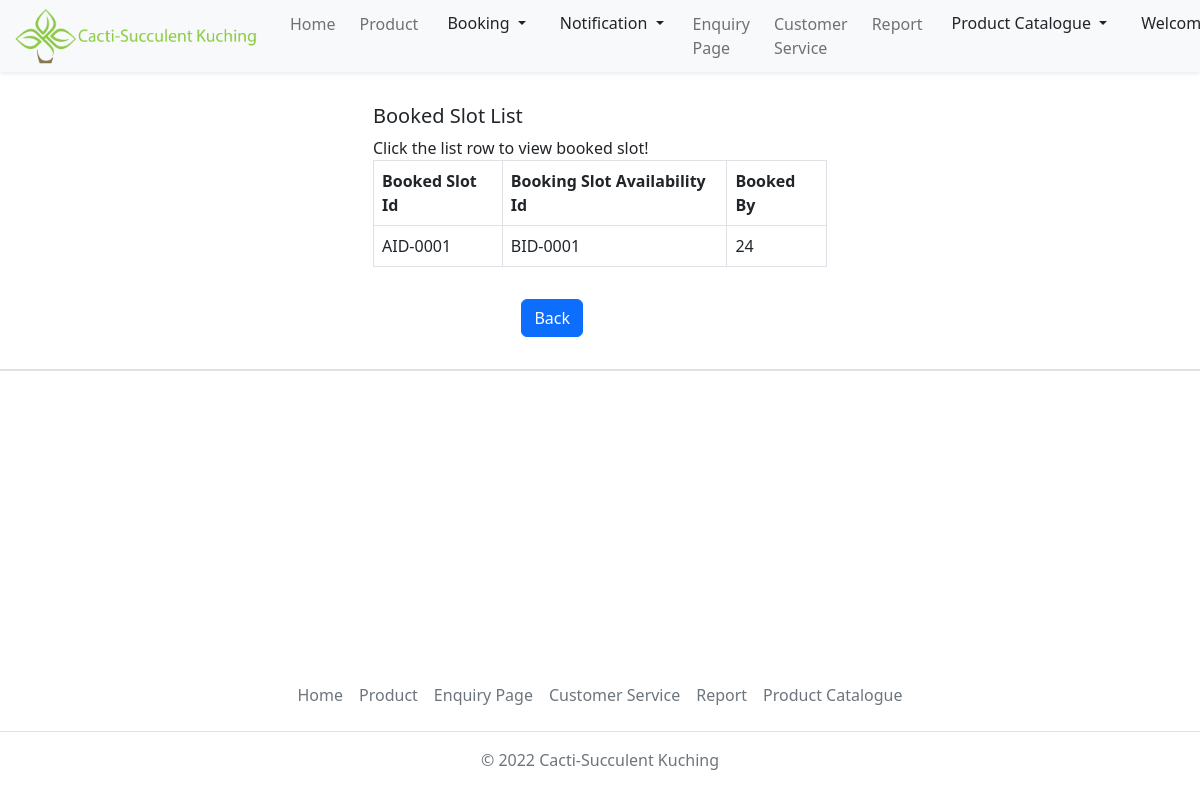
/admin/searchBookedSlot.php (signed in), run on the app's committed database.
### tables this page shows
CREATE TABLE `tblbookedslot` (
  `bookedSlotId` varchar(15) NOT NULL,
  `bookingSlotId` varchar(15) DEFAULT NULL,
  `bookedBy` varchar(32) DEFAULT NULL,
  `create_on` timestamp NOT NULL DEFAULT current_timestamp() ON UPDATE current_timestamp()
);

### admin/searchBookedSlot.php (the view, shortened to what this page needs)
<?php
    include('../Account.php');
?>
<!DOCTYPE html>
<html lang="en">
    <head>
        <link rel="stylesheet" href="..\styles\homepage.css">
        <link href="https://cdn.jsdelivr.net/npm/bootstrap@5.2.2/dist/css/bootstrap.min.css" rel="stylesheet">
    </head>
<body>
<nav class="navbar navbar-expand-lg">
    <div class="container-fluid fixed-top shadow-sm bg-light">
        <a class="navbar-brand" href="admin.php">
            <img src="..\images\logo.png" alt="logo" style="width:250px;" class="rounded-pill">
        </a>
        <div class="collapse navbar-collapse justify-content-end" id="collapsibleNavbar">
            <ul class="navbar-nav">
                <li class="nav-item p-1">
                    <a class="nav-link" href="admin.php">Home</a>
                </li>
                <li class="nav-item p-1">
                    <a class="nav-link" href="#">Product</a>
                </li>
                <li class="nav-item p-1">
                    <div class="dropdown">
                        <button class="btn dropdown-toggle" type="button" data-bs-toggle="dropdown" aria-expanded="false">
                             Booking
                        </button>
                    </div>
                </li>
                <li class="nav-item p-1">
                    <div class="dropdown">
                        <button class="btn dropdown-toggle" type="button" data-bs-toggle="dropdown" data-bs-auto-close="false" aria-expanded="false">
                             Notification
                        </button>
                    </div>
                </li>
                <li class="nav-item p-1">
                    <a class="nav-link" href="#">Enquiry Page</a>
                </li>
                <li class="nav-item p-1">
                    <a class="nav-link" href="#">Customer Service</a>
                </li>
                <li class="nav-item p-1">
                    <a class="nav-link" href="#">Report</a>
                </li>
                <li class="nav-item p-1">
                    <div class="dropdown">
                        <button class="btn dropdown-toggle" type="button" data-bs-toggle="dropdown" aria-expanded="false">
                             Product Catalogue
                        </button>
                    </div>
                </li>
                <li class="nav-item p-1">
                    <div class="dropdown">
                        <button class="btn dropdown-toggle" type="button" data-bs-toggle="dropdown" aria-expanded="false">
                             Welcome Back, <?php echo $_SESSION['user']['username']; ?>!
                        </button>
                    </div>
                </li>
            </ul>
        </div>
    </div>
</nav>
<?php
	$SQL = "SELECT * FROM tblBookedSlot";
	$Result = mysqli_query($con, $SQL);
	if(mysqli_num_rows($Result) > 0)
	{
	?>
		<div class="row">
			<div class="form-group row col-md-5 p-3 mx-auto">
				<h5>
					<?php if($_GET['Id'] == "E") echo "Edit Booked Slot";
						else echo "Booked Slot List"; ?>
				</h5>
                <div class="callout callout-warning">
				 <?php
				 	if($_GET["Id"] == "E")	echo "<span>Click the list row to edit booked slot!</span>";
		 			else echo "<span>Click the list row to view booked slot!</span>";  ?>
                </div>
         		<br/>
				<form class="contact100-form validate-form" method="POST">
					<table id="example" class="table table-bordered table-hover">
				 		<thead>
                			<tr>
            					<th>Booked Slot Id</th>
								<th>Booking Slot Availability Id</th>
								<th>Booked By</th>
           					</tr>
                  		</thead>
                		<tbody>
						<?php
							for($i = 0; $i < mysqli_num_rows($Result); $i++)
							{
								$RecRow = mysqli_fetch_array($Result);
								echo "<tr class = \"Row\"";
								if($_GET['Id'] == "E")
								echo "onclick = \"location = 'editBookedSlot.php?Id=".$RecRow['bookedSlotId']."'\"";
								else echo  "onclick = \"location = 'viewBookedSlot.php?Id=".$RecRow['bookedSlotId']."'\"";
								echo ">";
								echo "<td>".$RecRow['bookedSlotId']."</td>";
								echo "<td>".$RecRow['bookingSlotId']."</td>";
								echo "<td>".$RecRow['bookedBy']."</td>";
								echo "</tr>";
							}
						?>
					  	</tbody>
					</table>
				</form>
				<div class="row">
					<div class="form-group row col-md-5 p-3 mx-auto">
						<div class="col-md-7">
						    <button type="submit" class="btn btn-primary" onclick="history.back()">
							    Back
						    </button>
                        </div>
					</div>
				</div>
			</div>
		</div>
	<?php
	}
?>
</body>
</html>
<div class="container-fluid border" style="width: 100%;">
  <footer class="py-1 my-2 fixed-bottom">
  <ul class="nav justify-content-center border-bottom pb-3 mb-3">
      <li class="nav-item"><a href="admin.php" class="nav-link px-2 text-muted">Home</a></li>
      <li class="nav-item"><a href="#" class="nav-link px-2 text-muted">Product</a></li>
      <li class="nav-item"><a href="#" class="nav-link px-2 text-muted">Enquiry Page</a></li>
      <li class="nav-item"><a href="#" class="nav-link px-2 text-muted">Customer Service</a></li>
      <li class="nav-item"><a href="#" class="nav-link px-2 text-muted">Report</a></li>
      <li class="nav-item"><a href="#" class="nav-link px-2 text-muted">Product Catalogue</a></li>
    </ul>
    <p class="text-center text-muted">© 2022 Cacti-Succulent Kuching</p>
  </footer>
</div>

### data on the page
tblbookedslot: bookedSlotId "AID-0001", bookingSlotId "BID-0001", bookedBy "24"
